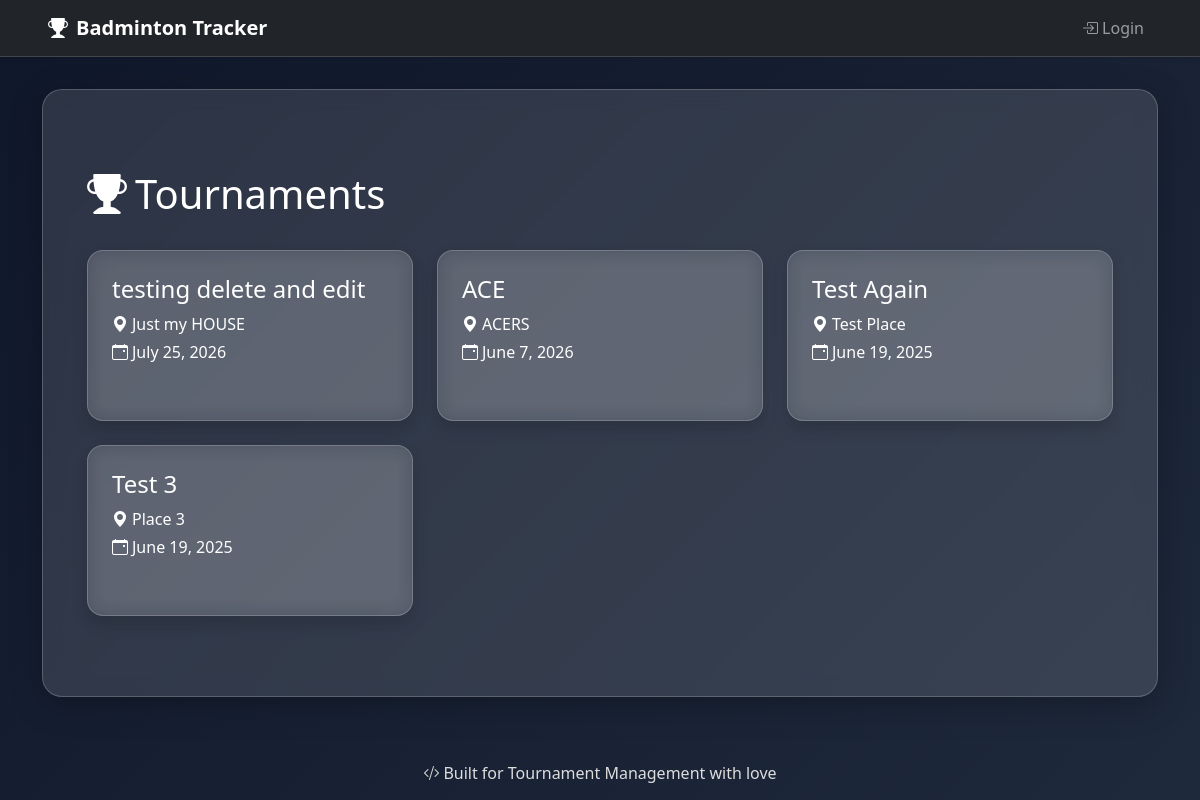
The app's page /, older data.
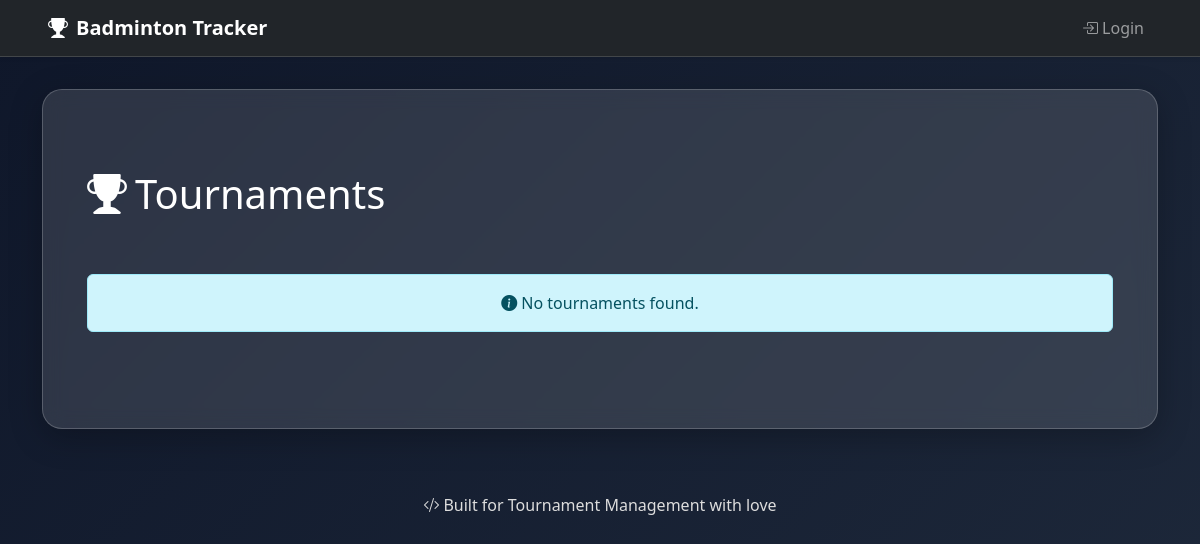
The same page, newer data.
### badminton/models.py (models this page shows, shortened)
class Tournament(models.Model):
    name = models.CharField(max_length=100)
    place = models.CharField(max_length=100)
    date = models.DateField()

### badminton/views.py (the view)
# urls.py: path('', views.tournament_list, name='tournament_list'),  # Updated function name
def tournament_list(request):
    tournaments = Tournament.objects.all().order_by('-date')
    return render(request, 'tournament_list.html', {'tournaments': tournaments})

### badminton/templates/tournament_list.html (shortened to what this page needs)
{% extends 'base.html' %}
{% load static %}
{% load tz %}
{% block content %}
<div class="container py-5">
  <div class="d-flex justify-content-between align-items-center mb-4">
    <h1 class="text-white">
      <i class="bi bi-trophy-fill me-2"></i>Tournaments
    </h1>
  </div>
  {% if tournaments %}
    <div class="row g-4">
      {% for tournament in tournaments %}
        <div class="col-md-6 col-lg-4">
          <a href="{% url 'tournament_detail' tournament.id %}" class="text-decoration-none">
            <div class="glass-card card-hover p-4 rounded-4 shadow h-100 d-flex flex-column justify-content-between text-white">
              <div>
                <h4 class="mb-2">{{ tournament.name }}</h4>
                <p class="mb-1"><i class="bi bi-geo-alt-fill me-1"></i>{{ tournament.place }}</p>
                <p class="mb-3"><i class="bi bi-calendar-event me-1"></i>{{ tournament.date|date:"F j, Y" }}</p>
              </div>
            </div>
          </a>
        </div>
      {% endfor %}
    </div>
  {% else %}
    <div class="alert alert-info text-center mt-5">
      <i class="bi bi-info-circle-fill me-1"></i>No tournaments found.
    </div>
  {% endif %}
</div>
{% endblock %}

### badminton/templates/base.html (shortened to what this page needs)
{% load static %}
<!DOCTYPE html>
<html lang="en">
<head>
  <link href="https://cdn.jsdelivr.net/npm/bootstrap@5.3.3/dist/css/bootstrap.min.css" rel="stylesheet">
  <link rel="stylesheet" href="https://cdn.jsdelivr.net/npm/bootstrap-icons@1.10.5/font/bootstrap-icons.css">
  <link rel="stylesheet" href="{% static 'css/style.css' %}">
</head>
<body>
<nav class="navbar navbar-expand-lg navbar-dark bg-dark shadow-sm sticky-top">
  <div class="container-fluid px-3 px-md-5">
    <a class="navbar-brand fw-bold" href="{% url 'tournament_list' %}">
      <i class="bi bi-trophy-fill me-2"></i>Badminton Tracker
    </a>
    <div class="collapse navbar-collapse mt-2 mt-lg-0" id="navbarContent">
      <ul class="navbar-nav ms-auto align-items-lg-center gap-2">
        {% if user.is_authenticated %}
        <li class="nav-item dropdown">
          <a class="nav-link dropdown-toggle" href="#" id="navbarDropdown" role="button"
             data-bs-toggle="dropdown" aria-expanded="false">
            <i class="bi bi-person-circle me-1"></i>{{ user.username }}
          </a>
          <ul class="dropdown-menu dropdown-menu-end" aria-labelledby="navbarDropdown">
            <li>
              <form method="post" action="{% url 'logout' %}" class="px-3">
                {% csrf_token %}
                <button type="submit" class="dropdown-item">
                  <i class="bi bi-box-arrow-right me-2"></i>Logout
                </button>
              </form>
            </li>
          </ul>
        </li>
        {% else %}
        <li class="nav-item">
          <a class="nav-link" href="{% url 'login' %}">
            <i class="bi bi-box-arrow-in-right me-1"></i>Login
          </a>
        </li>
        {% endif %}
      </ul>
    </div>
  </div>
</nav>
<div class="container">
  <div class="glass-card">
    {% block content %}
    {% endblock %}
  </div>
</div>
<footer>
  <p><i class="bi bi-code-slash me-1"></i>Built for Tournament Management with love</p>
</footer>
</body>
</html>

### badminton/static/css/style.css (style rules this page uses)
body { margin: 0; padding: 0; min-height: 100vh; background: linear-gradient(135deg, #0f172a, #1e293b); background-attachment: fixed; background-size: cover; font-family: 'Segoe UI', sans-serif; color: white; }
nav.navbar { background-color: rgba(255, 255, 255, 0.08); backdrop-filter: blur(10px); -webkit-backdrop-filter: blur(10px); border-bottom: 1px solid rgba(255, 255, 255, 0.15); }
footer { color: #ddd; text-align: center; margin-top: 2rem; }
a, a:hover { color: #ffffff; text-decoration: none; }
.container { padding-top: 2rem; padding-bottom: 2rem; }
.glass-card { background: rgba(255, 255, 255, 0.12); border-radius: 20px; box-shadow: 0 8px 32px 0 rgba(0, 0, 0, 0.25); backdrop-filter: blur(10px); -webkit-backdrop-filter: blur(10px); border: 1px solid rgba(255, 255, 255, 0.2); padding: 2rem; color: #fff; position: relative; transition: transform 0.3s ease, border 0.3s ease, box-shadow 0.3s ease; }

Row changes from the older to the newer data that the page shows:
removed Tournament: name "testing delete and edit", place "Just my HOUSE", date "July 25, 2026"
removed Tournament: name "ACE", place "ACERS", date "June 7, 2026"
removed Tournament: name "Test Again", place "Test Place", date "June 19, 2025"
removed Tournament: name "Test 3", place "Place 3", date "June 19, 2025"
Text that changed along with them:
text now shown: "No tournaments found."
